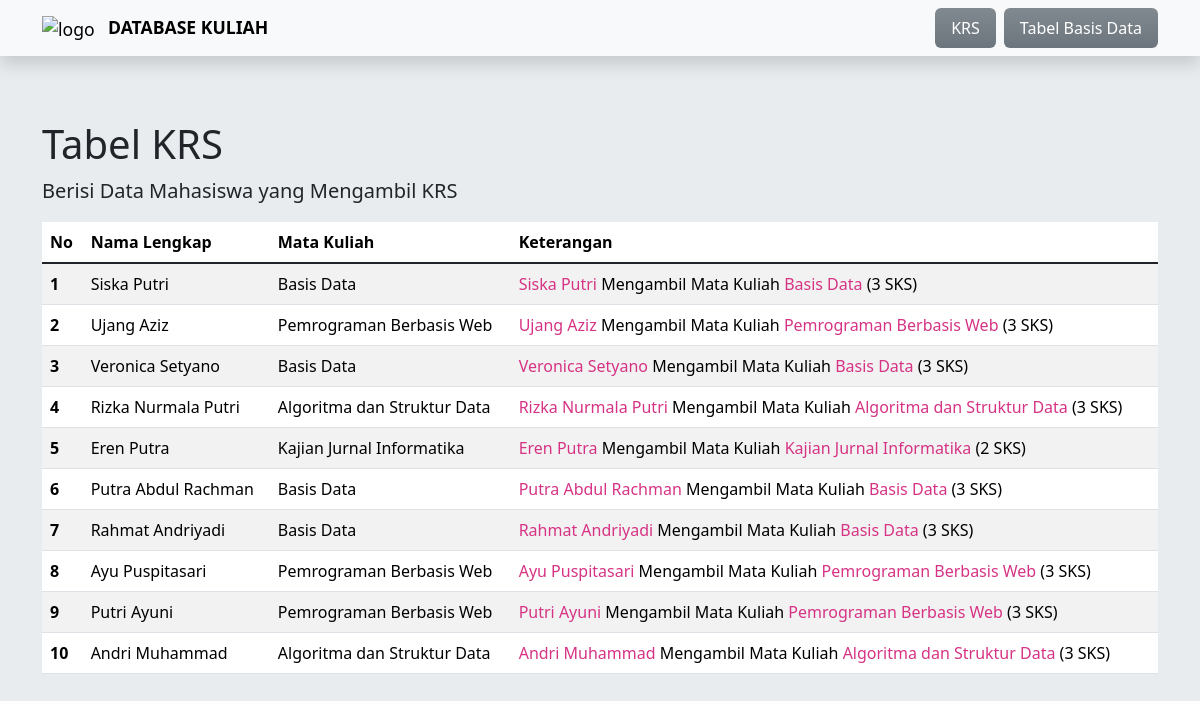
The page / on the database its author committed.
### tables this page shows
CREATE TABLE `mahasiswa` (
  `npm` char(13) NOT NULL,
  `nama` varchar(50) NOT NULL,
  `jurusan` enum('Teknik Informatika','Sistem Informasi') NOT NULL,
  `alamat` text NOT NULL
);

CREATE TABLE `matakuliah` (
  `kodemk` char(6) NOT NULL,
  `nama` varchar(50) NOT NULL,
  `jumlah_sks` int(3) NOT NULL
);

### index.php (the view, shortened to what this page needs)
<?php
include 'koneksi.php';
$query = "SELECT mahasiswa.nama AS 'nama_mhs' , matakuliah.nama AS 'nama_matkul', matakuliah.jumlah_sks FROM mahasiswa JOIN krs ON mahasiswa.npm = krs.mahasiswa_npm
  JOIN matakuliah ON matakuliah.kodemk = krs.matakuliah_kodemk ORDER BY mahasiswa.npm ASC";
$sql = mysqli_query($koneksi, $query);
$no = 0;
?>
<!DOCTYPE html>
<html lang="en" data-bs-theme="light">
<head>
  <link href="https://cdn.jsdelivr.net/npm/bootstrap@5.3.0/dist/css/bootstrap.min.css" rel="stylesheet"
>
  <link rel="stylesheet" href="css/bootstrap.min.css">
  <link rel="stylesheet" href="https://cdn.jsdelivr.net/npm/bootstrap-icons@1.10.5/font/bootstrap-icons.css">
</head>
<body class="bg-body-secondary">
  <nav class="navbar bg-body-tertiary mb-5 shadow fixed-top">
    <div class="container">
      <a class="navbar-brand" href="#" style="font-size : 1.1em;">
        <img src="img/logo.png" alt="logo" style="width: 2.3em; margin-right: 0.5em;">
        <strong>DATABASE KULIAH</strong>
      </a>
      <ul class="nav nav-pills">
        <li class="nav-item">
          <a class="nav-link bg-secondary bg-gradient active" aria-current="page" href="#">KRS</a>
        </li>
        <li class="nav-item">
          <a class="nav-link bg-secondary bg-gradient ms-2 text-white" href="kumpulan-tabel.php">Tabel Basis Data</a>
        </li>
      </ul>
    </div>
  </nav>
  <div class="container mt-5 pt-4">
    <figure class="text-dark">
      <blockquote class="blockquote">
        <h1 class="mt-5">Tabel KRS</h1>
        <p>Berisi Data Mahasiswa yang Mengambil KRS</p>
      </blockquote>
    </figure>
    <table class="table table-hover mt-3 table-striped">
      <thead>
        <tr>
          <th scope="col">No</th>
          <th scope="col">Nama Lengkap</th>
          <th scope="col">Mata Kuliah</th>
          <th scope="col">Keterangan</th>
        </tr>
      </thead>
      <tbody class="table-group-divider">
        <?php
        while ($result = mysqli_fetch_assoc($sql)) {
          ?>
          <tr>
            <th scope="row">
              <?php echo ++$no; ?>
            </th>
            <td>
              <?php echo $result['nama_mhs']; ?>
            </td>
            <td>
              <?php echo $result['nama_matkul']; ?>
            </td>
            <td>
              <?php echo "<font color='#d63384'>" . $result['nama_mhs'] . "</font>" . " Mengambil Mata Kuliah" . "<font color='#d63384'> "
                . $result['nama_matkul'] . "</font>" . " (" . $result['jumlah_sks'] . " SKS)"; ?>
            </td>
          </tr>
          <?php
        }
        ?>
      </tbody>
    </table>
  </div>
</body>
</html>

### rows shown on the page
mahasiswa: nama "Siska Putri", matakuliah.nama "Basis Data", matakuliah.jumlah_sks "3"
mahasiswa: nama "Ujang Aziz", matakuliah.nama "Pemrograman Berbasis Web", matakuliah.jumlah_sks "3"
mahasiswa: nama "Veronica Setyano", matakuliah.nama "Basis Data", matakuliah.jumlah_sks "3"
mahasiswa: nama "Rizka Nurmala Putri", matakuliah.nama "Algoritma dan Struktur Data", matakuliah.jumlah_sks "3"
mahasiswa: nama "Eren Putra", matakuliah.nama "Kajian Jurnal Informatika", matakuliah.jumlah_sks "2"
mahasiswa: nama "Putra Abdul Rachman", matakuliah.nama "Basis Data", matakuliah.jumlah_sks "3"
mahasiswa: nama "Rahmat Andriyadi", matakuliah.nama "Basis Data", matakuliah.jumlah_sks "3"
mahasiswa: nama "Ayu Puspitasari", matakuliah.nama "Pemrograman Berbasis Web", matakuliah.jumlah_sks "3"
mahasiswa: nama "Putri Ayuni", matakuliah.nama "Pemrograman Berbasis Web", matakuliah.jumlah_sks "3"
mahasiswa: nama "Andri Muhammad", matakuliah.nama "Algoritma dan Struktur Data", matakuliah.jumlah_sks "3"
